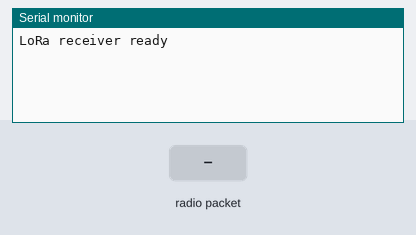
A sketch run on a simulated Arduino Uno, built with avr-gcc and run on an emulated ATmega328P. Parts: the last lines printed to the serial monitor. The inputs (shaded band) are chosen by the test bench. No radio packets arrive unless stated.

Above: at 1.8 s.
1.9 s: radio packet "1" arrives
At 3.1 s:
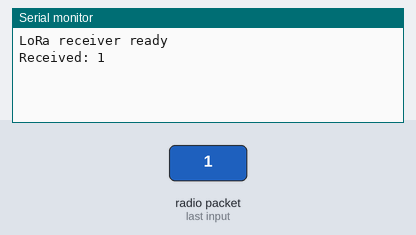
3.5 s: radio packet "0" arrives
At 4.6 s:
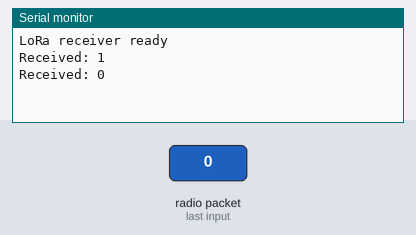
5.0 s: radio packet "2" arrives
At 5.4 s:
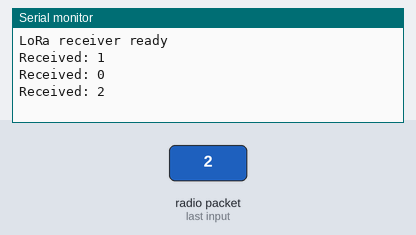

Measured:
- after the input at 1.9 s, the serial monitor: prints a new line after 0.12 s (image 1)
- after the input at 3.5 s, the serial monitor: prints a new line after 0.52 s (image 2)
- after the input at 5.0 s, the serial monitor: prints a new line at once (image 3)

The sketch:

RX_Ra-01_SX1278.ino
```cpp
#include <SPI.h> // Import SPI library
#include <RH_RF95.h> // RF95 from RadioHead Library

#define RFM95_CS 5   // NSS pin for LoRa connected to GPIO 5 (CS)
#define RFM95_RST 14 // RST pin for LoRa connected to GPIO 14
#define RFM95_DIO0 2 // DIO0 pin for LoRa connected to GPIO 26 (INT)


// Change to 434.0 or other frequency, must match TX's freq!
#define RF95_FREQ 434.0

// Singleton instance of the radio driver
RH_RF95 rf95(RFM95_CS, RFM95_DIO0);

void setup()
{
  // Initialize Serial Monitor
  Serial.begin(115200);

  // Reset LoRa Module
  pinMode(RFM95_RST, OUTPUT);
  digitalWrite(RFM95_RST, LOW);
  delay(10);
  digitalWrite(RFM95_RST, HIGH);
  delay(10);

  // Initialize LoRa Module
  while (!rf95.init()) {
    Serial.println("LoRa radio init failed");
    while (1);
  }

  // Set the default frequency 434.0MHz
  if (!rf95.setFrequency(RF95_FREQ)) {
    Serial.println("setFrequency failed");
    while (1);
  }

  // Print ready message
  Serial.println("LoRa receiver ready");
}

void loop()
{
  if (rf95.available()) {
    // Should be a message for us now
    uint8_t buf[RH_RF95_MAX_MESSAGE_LEN];
    uint8_t len = sizeof(buf);

    if (rf95.recv(buf, &len)) {
      Serial.print("Received: ");
      Serial.println((char*)buf);
    } else {
      Serial.println("Receive failed");
    }
  }
  delay(1000);
}
```
